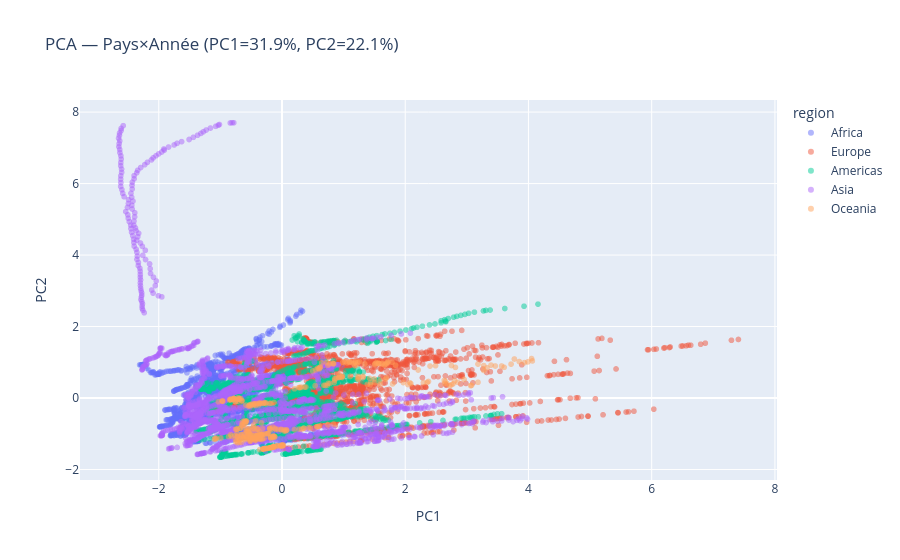

Notebook source saved alongside this figure:
### Code cell
# PCA sur les variables numériques agrégées par pays×année
pca_cols = ['co2_per_capita', 'pib_per_capita', 'taux_urbanisation', 'population', 'surface_agricole']
df_pca = df_biv[pca_cols + ['region', 'nom_pays', 'annee']].dropna()

scaler = StandardScaler()
X_scaled = scaler.fit_transform(df_pca[pca_cols])

pca = PCA(n_components=2, random_state=42)
coords = pca.fit_transform(X_scaled)
df_pca = df_pca.copy()
df_pca['PC1'] = coords[:, 0]
df_pca['PC2'] = coords[:, 1]

print(f"Variance expliquée : PC1={pca.explained_variance_ratio_[0]:.1%}, PC2={pca.explained_variance_ratio_[1]:.1%}")
print(f"Total : {pca.explained_variance_ratio_.sum():.1%}")

fig = px.scatter(
    df_pca,
    x='PC1', y='PC2',
    color='region',
    hover_name='nom_pays',
    hover_data=['annee'],
    opacity=0.5,
    title=f'PCA — Pays×Année (PC1={pca.explained_variance_ratio_[0]:.1%}, PC2={pca.explained_variance_ratio_[1]:.1%})',
)
fig.show()

# Loadings
loadings = pd.DataFrame(
    pca.components_.T,
    index=pca_cols,
    columns=['PC1', 'PC2']
).sort_values('PC1', ascending=False)
print("\nLoadings PCA :")
print(loadings.to_string())

### Figure 1 — Plotly figure (JSON) as saved in the notebook; plotly's stock layout.template omitted (floating-point values rounded to 4 significant figures; data arrays with more than 128 entries replaced by an {"elided": "..."} marker saying what was removed)
{"data": [{"customdata": {"elided": "2354x1 int values"}, "hovertemplate": "<b>%{hovertext}</b><br><br>region=Africa<br>PC1=%{x}<br>PC2=%{y}<br>annee=%{customdata[0]}<extra></extra>", "hovertext": {"elided": "2354 str values"}, "legendgroup": "Africa", "marker": {"color": "#636efa", "opacity": 0.5, "symbol": "circle"}, "mode": "markers", "name": "Africa", "showlegend": true, "type": "scattergl", "x": {"elided": "2354 float values"}, "xaxis": "x", "y": {"elided": "2354 float values"}, "yaxis": "y"}, {"customdata": {"elided": "1685x1 int values"}, "hovertemplate": "<b>%{hovertext}</b><br><br>region=Europe<br>PC1=%{x}<br>PC2=%{y}<br>annee=%{customdata[0]}<extra></extra>", "hovertext": {"elided": "1685 str values"}, "legendgroup": "Europe", "marker": {"color": "#EF553B", "opacity": 0.5, "symbol": "circle"}, "mode": "markers", "name": "Europe", "showlegend": true, "type": "scattergl", "x": {"elided": "1685 float values"}, "xaxis": "x", "y": {"elided": "1685 float values"}, "yaxis": "y"}, {"customdata": {"elided": "1794x1 int values"}, "hovertemplate": "<b>%{hovertext}</b><br><br>region=Americas<br>PC1=%{x}<br>PC2=%{y}<br>annee=%{customdata[0]}<extra></extra>", "hovertext": {"elided": "1794 str values"}, "legendgroup": "Americas", "marker": {"color": "#00cc96", "opacity": 0.5, "symbol": "circle"}, "mode": "markers", "name": "Americas", "showlegend": true, "type": "scattergl", "x": {"elided": "1794 float values"}, "xaxis": "x", "y": {"elided": "1794 float values"}, "yaxis": "y"}, {"customdata": {"elided": "1952x1 int values"}, "hovertemplate": "<b>%{hovertext}</b><br><br>region=Asia<br>PC1=%{x}<br>PC2=%{y}<br>annee=%{customdata[0]}<extra></extra>", "hovertext": {"elided": "1952 str values"}, "legendgroup": "Asia", "marker": {"color": "#ab63fa", "opacity": 0.5, "symbol": "circle"}, "mode": "markers", "name": "Asia", "showlegend": true, "type": "scattergl", "x": {"elided": "1952 float values"}, "xaxis": "x", "y": {"elided": "1952 float values"}, "yaxis": "y"}, {"customdata": {"elided": "399x1 int values"}, "hovertemplate": "<b>%{hovertext}</b><br><br>region=Oceania<br>PC1=%{x}<br>PC2=%{y}<br>annee=%{customdata[0]}<extra></extra>", "hovertext": {"elided": "399 str values"}, "legendgroup": "Oceania", "marker": {"color": "#FFA15A", "opacity": 0.5, "symbol": "circle"}, "mode": "markers", "name": "Oceania", "showlegend": true, "type": "scattergl", "x": {"elided": "399 float values"}, "xaxis": "x", "y": {"elided": "399 float values"}, "yaxis": "y"}], "layout": {"legend": {"title": {"text": "region"}, "tracegroupgap": 0}, "title": {"text": "PCA — Pays×Année (PC1=31.9%, PC2=22.1%)"}, "xaxis": {"anchor": "y", "domain": [0, 1], "title": {"text": "PC1"}}, "yaxis": {"anchor": "x", "domain": [0, 1], "title": {"text": "PC2"}}}}
